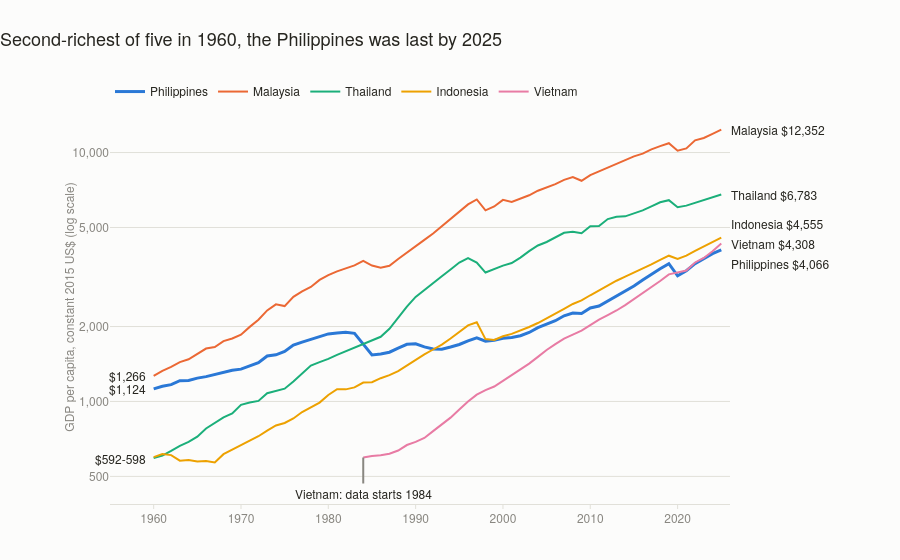

The notebook cell this image was saved under:
### Code cell
# On a log axis, annotation y is given in log10 units.
fig = go.Figure()
for c in PEERS:
    s = gdp_peers[c].dropna()
    fig.add_trace(go.Scatter(
        x=s.index, y=s.values, mode="lines", name=c,
        line=dict(color=PEER_COLOR[c], width=3 if c == "Philippines" else 2),
        hovertemplate=f"{c}, %{{x}}: $%{{y:,.0f}}<extra></extra>"))

# Indonesia, Vietnam and the Philippines end within $500 of each other, so
# their end labels are spread by hand.
END_SHIFT = {"Indonesia": 14, "Vietnam": 0, "Philippines": -14}
for c in PEERS:
    s = gdp_peers[c].dropna()
    fig.add_annotation(x=s.index[-1], y=np.log10(s.iloc[-1]), text=f"{c} ${s.iloc[-1]:,.0f}",
                       showarrow=False, xanchor="left", xshift=8,
                       yshift=END_SHIFT.get(c, 0), font=dict(color=INK, size=12))
# Thailand and Indonesia start $5 apart, so they share one label.
start_labels = {"Malaysia": "${:,.0f}", "Philippines": "${:,.0f}",
                "Thailand": "${:,.0f}-" + f"{gdp_peers.loc[1960, 'Indonesia']:,.0f}"}
for c, label in start_labels.items():
    fig.add_annotation(x=1960, y=np.log10(gdp_peers.loc[1960, c]),
                       text=label.format(gdp_peers.loc[1960, c]),
                       showarrow=False, xanchor="right", xshift=-6, font=dict(color=INK, size=12))
vn_start = gdp_peers["Vietnam"].first_valid_index()
fig.add_annotation(x=vn_start, y=np.log10(gdp_peers.loc[vn_start, "Vietnam"]),
                   text=f"Vietnam: data starts {vn_start}", showarrow=True, arrowhead=0,
                   arrowcolor=MUTED, ax=0, ay=36, font=dict(color=INK, size=12))

fig.update_layout(
    title="Second-richest of five in 1960, the Philippines was last by 2025",
    yaxis_title="GDP per capita, constant 2015 US$ (log scale)", xaxis_title=None,
    yaxis_type="log", yaxis_tickprefix="$", yaxis_tickformat=",",
    yaxis_tickvals=[500, 1000, 2000, 5000, 10000],
    showlegend=True, hovermode="closest",
    legend=dict(orientation="h", x=0, y=1.01, xanchor="left", yanchor="bottom",
                font=dict(color=INK, size=12)),
    margin=dict(l=110, r=170, t=110), xaxis_range=[1955, 2026])
save(fig, "seg-04-peer-income", height=600)
fig.show()

### Figure 1 — Plotly figure (JSON) as saved in the notebook; plotly's stock layout.template omitted (floating-point values rounded to 4 significant figures)
{"data": [{"hovertemplate": "Philippines, %{x}: $%{y:,.0f}<extra></extra>", "line": {"color": "#2a78d6", "width": 3}, "mode": "lines", "name": "Philippines", "type": "scatter", "x": [1960, 1961, 1962, 1963, 1964, 1965, 1966, 1967, 1968, 1969, 1970, 1971, 1972, 1973, 1974, 1975, 1976, 1977, 1978, 1979, 1980, 1981, 1982, 1983, 1984, 1985, 1986, 1987, 1988, 1989, 1990, 1991, 1992, 1993, 1994, 1995, 1996, 1997, 1998, 1999, 2000, 2001, 2002, 2003, 2004, 2005, 2006, 2007, 2008, 2009, 2010, 2011, 2012, 2013, 2014, 2015, 2016, 2017, 2018, 2019, 2020, 2021, 2022, 2023, 2024, 2025], "y": [1124.0, 1151.0, 1169.0, 1212.0, 1215.0, 1241.0, 1258.0, 1285.0, 1312.0, 1335.0, 1349.0, 1388.0, 1431.0, 1522.0, 1540.0, 1587.0, 1684.0, 1731.0, 1772.0, 1822.0, 1868.0, 1882.0, 1898.0, 1879.0, 1697.0, 1538.0, 1551.0, 1577.0, 1638.0, 1696.0, 1704.0, 1656.0, 1624.0, 1620.0, 1655.0, 1694.0, 1752.0, 1800.0, 1747.0, 1759.0, 1793.0, 1808.0, 1837.0, 1893.0, 1978.0, 2038.0, 2110.0, 2209.0, 2265.0, 2257.0, 2373.0, 2417.0, 2534.0, 2654.0, 2777.0, 2910.0, 3076.0, 3247.0, 3411.0, 3576.0, 3199.0, 3351.0, 3578.0, 3745.0, 3926.0, 4066.0]}, {"hovertemplate": "Malaysia, %{x}: $%{y:,.0f}<extra></extra>", "line": {"color": "#eb6834", "width": 2}, "mode": "lines", "name": "Malaysia", "type": "scatter", "x": [1960, 1961, 1962, 1963, 1964, 1965, 1966, 1967, 1968, 1969, 1970, 1971, 1972, 1973, 1974, 1975, 1976, 1977, 1978, 1979, 1980, 1981, 1982, 1983, 1984, 1985, 1986, 1987, 1988, 1989, 1990, 1991, 1992, 1993, 1994, 1995, 1996, 1997, 1998, 1999, 2000, 2001, 2002, 2003, 2004, 2005, 2006, 2007, 2008, 2009, 2010, 2011, 2012, 2013, 2014, 2015, 2016, 2017, 2018, 2019, 2020, 2021, 2022, 2023, 2024, 2025], "y": [1266.0, 1328.0, 1377.0, 1440.0, 1478.0, 1551.0, 1631.0, 1655.0, 1747.0, 1791.0, 1855.0, 1994.0, 2129.0, 2322.0, 2455.0, 2417.0, 2632.0, 2769.0, 2883.0, 3078.0, 3216.0, 3333.0, 3420.0, 3519.0, 3670.0, 3515.0, 3444.0, 3508.0, 3737.0, 3954.0, 4185.0, 4457.0, 4726.0, 5063.0, 5390.0, 5771.0, 6190.0, 6481.0, 5858.0, 6071.0, 6456.0, 6335.0, 6517.0, 6733.0, 7025.0, 7234.0, 7470.0, 7770.0, 7976.0, 7700.0, 8119.0, 8400.0, 8711.0, 8965.0, 9342.0, 9649.0, 9901.0, 10290.0, 10610.0, 10900.0, 10170.0, 10390.0, 11190.0, 11450.0, 11880.0, 12350.0]}, {"hovertemplate": "Thailand, %{x}: $%{y:,.0f}<extra></extra>", "line": {"color": "#1baf7a", "width": 2}, "mode": "lines", "name": "Thailand", "type": "scatter", "x": [1960, 1961, 1962, 1963, 1964, 1965, 1966, 1967, 1968, 1969, 1970, 1971, 1972, 1973, 1974, 1975, 1976, 1977, 1978, 1979, 1980, 1981, 1982, 1983, 1984, 1985, 1986, 1987, 1988, 1989, 1990, 1991, 1992, 1993, 1994, 1995, 1996, 1997, 1998, 1999, 2000, 2001, 2002, 2003, 2004, 2005, 2006, 2007, 2008, 2009, 2010, 2011, 2012, 2013, 2014, 2015, 2016, 2017, 2018, 2019, 2020, 2021, 2022, 2023, 2024, 2025], "y": [592.5, 606.2, 633.0, 663.6, 688.0, 722.4, 779.3, 822.1, 863.6, 894.6, 969.5, 989.9, 1005.0, 1079.0, 1099.0, 1126.0, 1203.0, 1292.0, 1394.0, 1439.0, 1482.0, 1538.0, 1589.0, 1646.0, 1708.0, 1755.0, 1819.0, 1958.0, 2180.0, 2406.0, 2632.0, 2811.0, 2990.0, 3187.0, 3391.0, 3615.0, 3767.0, 3615.0, 3295.0, 3403.0, 3515.0, 3599.0, 3784.0, 4018.0, 4233.0, 4372.0, 4552.0, 4761.0, 4806.0, 4737.0, 5059.0, 5070.0, 5404.0, 5517.0, 5541.0, 5689.0, 5858.0, 6077.0, 6314.0, 6435.0, 6032.0, 6119.0, 6280.0, 6424.0, 6617.0, 6783.0]}, {"hovertemplate": "Indonesia, %{x}: $%{y:,.0f}<extra></extra>", "line": {"color": "#eda100", "width": 2}, "mode": "lines", "name": "Indonesia", "type": "scatter", "x": [1960, 1961, 1962, 1963, 1964, 1965, 1966, 1967, 1968, 1969, 1970, 1971, 1972, 1973, 1974, 1975, 1976, 1977, 1978, 1979, 1980, 1981, 1982, 1983, 1984, 1985, 1986, 1987, 1988, 1989, 1990, 1991, 1992, 1993, 1994, 1995, 1996, 1997, 1998, 1999, 2000, 2001, 2002, 2003, 2004, 2005, 2006, 2007, 2008, 2009, 2010, 2011, 2012, 2013, 2014, 2015, 2016, 2017, 2018, 2019, 2020, 2021, 2022, 2023, 2024, 2025], "y": [597.7, 614.7, 608.7, 578.5, 582.0, 573.6, 575.9, 568.8, 614.1, 638.1, 667.6, 695.4, 724.8, 763.3, 800.7, 819.5, 854.4, 906.7, 944.8, 989.7, 1062.0, 1119.0, 1118.0, 1139.0, 1192.0, 1195.0, 1240.0, 1276.0, 1324.0, 1397.0, 1471.0, 1545.0, 1617.0, 1693.0, 1790.0, 1906.0, 2021.0, 2082.0, 1780.0, 1768.0, 1828.0, 1869.0, 1926.0, 1992.0, 2066.0, 2155.0, 2244.0, 2355.0, 2465.0, 2546.0, 2671.0, 2800.0, 2931.0, 3055.0, 3171.0, 3288.0, 3417.0, 3554.0, 3701.0, 3851.0, 3739.0, 3851.0, 4025.0, 4193.0, 4368.0, 4555.0]}, {"hovertemplate": "Vietnam, %{x}: $%{y:,.0f}<extra></extra>", "line": {"color": "#e87ba4", "width": 2}, "mode": "lines", "name": "Vietnam", "type": "scatter", "x": [1984, 1985, 1986, 1987, 1988, 1989, 1990, 1991, 1992, 1993, 1994, 1995, 1996, 1997, 1998, 1999, 2000, 2001, 2002, 2003, 2004, 2005, 2006, 2007, 2008, 2009, 2010, 2011, 2012, 2013, 2014, 2015, 2016, 2017, 2018, 2019, 2020, 2021, 2022, 2023, 2024, 2025], "y": [595.5, 604.0, 607.6, 616.7, 635.4, 668.3, 687.9, 713.7, 759.9, 805.6, 861.1, 927.6, 998.9, 1065.0, 1110.0, 1148.0, 1212.0, 1274.0, 1341.0, 1419.0, 1511.0, 1610.0, 1700.0, 1789.0, 1856.0, 1927.0, 2028.0, 2133.0, 2224.0, 2320.0, 2439.0, 2578.0, 2716.0, 2868.0, 3048.0, 3241.0, 3303.0, 3358.0, 3618.0, 3772.0, 4013.0, 4308.0]}], "layout": {"annotations": [{"font": {"color": "#26251f", "size": 12}, "showarrow": false, "text": "Philippines $4,066", "x": 2025, "xanchor": "left", "xshift": 8, "y": 3.609, "yshift": -14}, {"font": {"color": "#26251f", "size": 12}, "showarrow": false, "text": "Malaysia $12,352", "x": 2025, "xanchor": "left", "xshift": 8, "y": 4.092, "yshift": 0}, {"font": {"color": "#26251f", "size": 12}, "showarrow": false, "text": "Thailand $6,783", "x": 2025, "xanchor": "left", "xshift": 8, "y": 3.831, "yshift": 0}, {"font": {"color": "#26251f", "size": 12}, "showarrow": false, "text": "Indonesia $4,555", "x": 2025, "xanchor": "left", "xshift": 8, "y": 3.659, "yshift": 14}, {"font": {"color": "#26251f", "size": 12}, "showarrow": false, "text": "Vietnam $4,308", "x": 2025, "xanchor": "left", "xshift": 8, "y": 3.634, "yshift": 0}, {"font": {"color": "#26251f", "size": 12}, "showarrow": false, "text": "$1,266", "x": 1960, "xanchor": "right", "xshift": -6, "y": 3.103}, {"font": {"color": "#26251f", "size": 12}, "showarrow": false, "text": "$1,124", "x": 1960, "xanchor": "right", "xshift": -6, "y": 3.051}, {"font": {"color": "#26251f", "size": 12}, "showarrow": false, "text": "$592-598", "x": 1960, "xanchor": "right", "xshift": -6, "y": 2.773}, {"arrowcolor": "#898781", "arrowhead": 0, "ax": 0, "ay": 36, "font": {"color": "#26251f", "size": 12}, "showarrow": true, "text": "Vietnam: data starts 1984", "x": 1984, "y": 2.775}], "hovermode": "closest", "legend": {"font": {"color": "#26251f", "size": 12}, "orientation": "h", "x": 0, "xanchor": "left", "y": 1.01, "yanchor": "bottom"}, "margin": {"l": 110, "r": 170, "t": 110}, "showlegend": true, "title": {"text": "Second-richest of five in 1960, the Philippines was last by 2025"}, "xaxis": {"range": [1955, 2026], "title": {}}, "yaxis": {"tickformat": ",", "tickprefix": "$", "tickvals": [500, 1000, 2000, 5000, 10000], "title": {"text": "GDP per capita, constant 2015 US$ (log scale)"}, "type": "log"}}}
